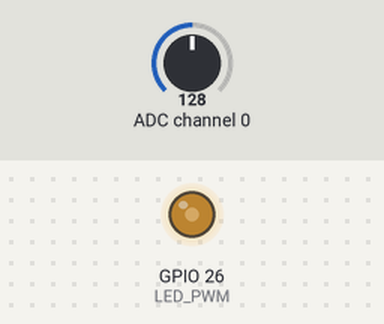
Simulated run of this program. Board: Raspberry Pi (BCM pin numbers). Parts: output pins drawn as LEDs (lit = HIGH). The test bench sets the inputs (shaded band); at power-on: ADC channel 0 = 128 (analog values on the 0–255 scale).

Above: at 1.2 s.
1.3 s: ADC channel 0 set to 178
At 1.7 s:
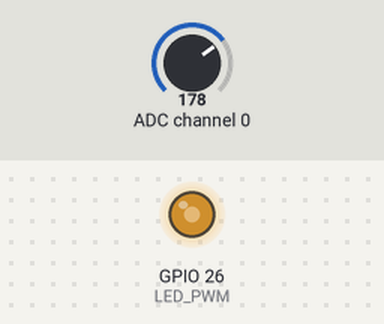
2.8 s: ADC channel 0 set to 255
At 3.3 s:
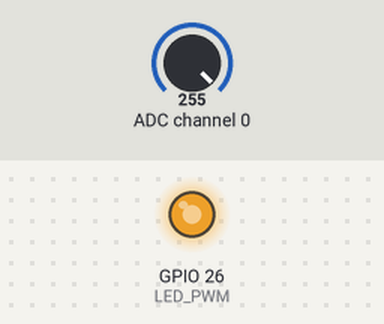
4.3 s: ADC channel 0 set to 76
At 4.9 s:
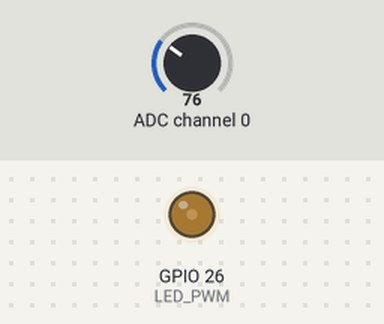
5.8 s: ADC channel 0 set to 0
At 6.5 s:
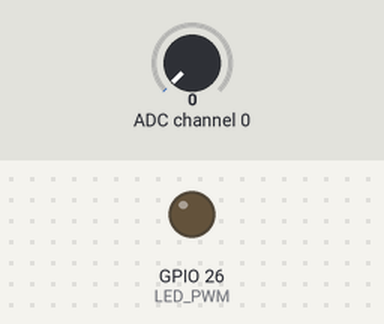
Timing chart, 0 to 8.3 s (numbered marks = the images above; inputs shaded):
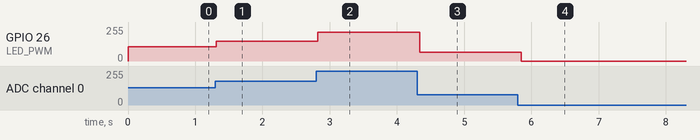

The program:

poteniometerLED.py
```python
import RPi.GPIO as GPIO
from time import sleep
import ADC0834

GPIO.setmode(GPIO.BCM)
ADC0834.setup()
GPIO.setup(26,GPIO.OUT)
LED_PWM=GPIO.PWM(26,100)
LED_PWM.start(0)
try:
    while True:
        analogVal=ADC0834.getResult(0)
        LED_PWM.ChangeDutyCycle(int(analogVal*0.33))
        sleep(0.05)
except KeyboardInterrupt:
    GPIO.cleanup()
    
```

Measured:
- after the input at 1.3 s, GPIO 26 (LED_PWM): 107/255 → 148/255 at once
- after the input at 2.8 s, GPIO 26 (LED_PWM): 148/255 → 214/255 at once
- after the input at 4.3 s, GPIO 26 (LED_PWM): 214/255 → 64/255 at once
- after the input at 5.8 s, GPIO 26 (LED_PWM): 64/255 → 0/255 after 0.05 s
